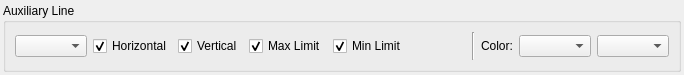
<?xml version="1.0" encoding="UTF-8"?>
<ui version="4.0">
 <class>Form</class>
 <widget class="QWidget" name="Form">
  <property name="geometry">
   <rect>
    <x>0</x>
    <y>0</y>
    <width>684</width>
    <height>75</height>
   </rect>
  </property>
  <property name="sizePolicy">
   <sizepolicy hsizetype="Expanding" vsizetype="Fixed">
    <horstretch>0</horstretch>
    <verstretch>0</verstretch>
   </sizepolicy>
  </property>
  <property name="maximumSize">
   <size>
    <width>16777215</width>
    <height>75</height>
   </size>
  </property>
  <property name="mouseTracking">
   <bool>false</bool>
  </property>
  <property name="windowTitle">
   <string>Form</string>
  </property>
  <layout class="QHBoxLayout" name="horizontalLayout_2">
   <property name="leftMargin">
    <number>3</number>
   </property>
   <property name="topMargin">
    <number>3</number>
   </property>
   <property name="rightMargin">
    <number>3</number>
   </property>
   <property name="bottomMargin">
    <number>3</number>
   </property>
   <item>
    <widget class="QGroupBox" name="groupBox">
     <property name="title">
      <string>Auxiliary Line</string>
     </property>
     <layout class="QHBoxLayout" name="horizontalLayout">
      <item>
       <widget class="QComboBox" name="Point"/>
      </item>
      <item>
       <widget class="QCheckBox" name="H_line">
        <property name="sizePolicy">
         <sizepolicy hsizetype="Fixed" vsizetype="Fixed">
          <horstretch>0</horstretch>
          <verstretch>0</verstretch>
         </sizepolicy>
        </property>
        <property name="text">
         <string>Horizontal</string>
        </property>
        <property name="checked">
         <bool>true</bool>
        </property>
       </widget>
      </item>
      <item>
       <widget class="QCheckBox" name="V_line">
        <property name="sizePolicy">
         <sizepolicy hsizetype="Fixed" vsizetype="Fixed">
          <horstretch>0</horstretch>
          <verstretch>0</verstretch>
         </sizepolicy>
        </property>
        <property name="text">
         <string>Vertical</string>
        </property>
        <property name="checked">
         <bool>true</bool>
        </property>
       </widget>
      </item>
      <item>
       <widget class="QCheckBox" name="Max_Limit">
        <property name="text">
         <string>Max Limit</string>
        </property>
        <property name="checked">
         <bool>true</bool>
        </property>
       </widget>
      </item>
      <item>
       <widget class="QCheckBox" name="Min_Limit">
        <property name="text">
         <string>Min Limit</string>
        </property>
        <property name="checked">
         <bool>true</bool>
        </property>
       </widget>
      </item>
      <item>
       <spacer name="horizontalSpacer">
        <property name="orientation">
         <enum>Qt::Horizontal</enum>
        </property>
        <property name="sizeHint" stdset="0">
         <size>
          <width>40</width>
          <height>20</height>
         </size>
        </property>
       </spacer>
      </item>
      <item>
       <widget class="Line" name="line">
        <property name="orientation">
         <enum>Qt::Vertical</enum>
        </property>
       </widget>
      </item>
      <item>
       <widget class="QLabel" name="label">
        <property name="sizePolicy">
         <sizepolicy hsizetype="Fixed" vsizetype="Preferred">
          <horstretch>0</horstretch>
          <verstretch>0</verstretch>
         </sizepolicy>
        </property>
        <property name="text">
         <string>Color:</string>
        </property>
       </widget>
      </item>
      <item>
       <widget class="QComboBox" name="Color"/>
      </item>
      <item>
       <widget class="QComboBox" name="Color_l"/>
      </item>
     </layout>
    </widget>
   </item>
  </layout>
 </widget>
 <resources/>
 <connections/>
</ui>
